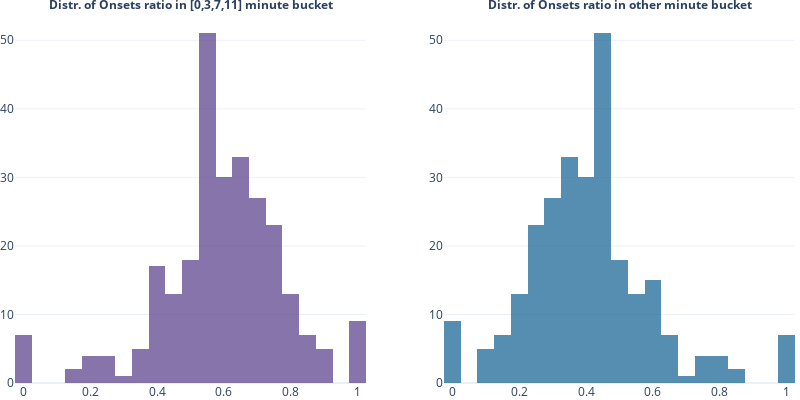

The cell this chart's notebook holds for it:
### Code cell
df_series_agg['ratio_0_3_7_11'] = df_series_agg['in_0_3_7_11_slot'] / (df_series_agg['in_0_3_7_11_slot'] + df_series_agg['in_other_slot'])
df_series_agg['ratio_other'] = 1 - df_series_agg['ratio_0_3_7_11']

fig = make_subplots(rows=1, cols=2, subplot_titles=('<b>Distr. of Onsets ratio in [0,3,7,11] minute bucket</b>',
                                                    '<b>Distr. of Onsets ratio in other minute bucket</b>',
                                                   ))

fig.add_trace(go.Histogram(x=df_series_agg['ratio_0_3_7_11'].dropna(), nbinsx=24), row=1, col=1)
fig.add_trace(go.Histogram(x=df_series_agg['ratio_other'].dropna(), nbinsx=24), row=1, col=2)
                                
# Update visual layout
fig.update_layout(
    showlegend=False,
    width=800,
    height=400,
    autosize=False,
    margin=dict(t=15, b=0, l=5, r=5),
    template="plotly_white",
    colorway=px.colors.qualitative.Prism ,
)

# update font size at the axes
fig.update_coloraxes(colorbar_tickfont_size=10)

# Update font in the titles: Apparently subplot titles are annotations 
fig.update_annotations(font_size=12)
# Reduce opacity
fig.update_traces(opacity=0.75)

fig.show()

### Figure 1 — Plotly figure (JSON) as saved in the notebook; plotly's stock layout.template omitted (floating-point values rounded to 4 significant figures; data arrays with more than 128 entries replaced by an {"elided": "..."} marker saying what was removed)
{"data": [{"nbinsx": 24, "opacity": 0.75, "type": "histogram", "x": {"elided": "269 float values"}, "xaxis": "x", "yaxis": "y"}, {"nbinsx": 24, "opacity": 0.75, "type": "histogram", "x": {"elided": "269 float values"}, "xaxis": "x2", "yaxis": "y2"}], "layout": {"annotations": [{"font": {"size": 12}, "showarrow": false, "text": "<b>Distr. of Onsets ratio in [0,3,7,11] minute bucket</b>", "x": 0.225, "xanchor": "center", "xref": "paper", "y": 1, "yanchor": "bottom", "yref": "paper"}, {"font": {"size": 12}, "showarrow": false, "text": "<b>Distr. of Onsets ratio in other minute bucket</b>", "x": 0.775, "xanchor": "center", "xref": "paper", "y": 1, "yanchor": "bottom", "yref": "paper"}], "autosize": false, "coloraxis": {"colorbar": {"tickfont": {"size": 10}}}, "colorway": ["rgb(95, 70, 144)", "rgb(29, 105, 150)", "rgb(56, 166, 165)", "rgb(15, 133, 84)", "rgb(115, 175, 72)", "rgb(237, 173, 8)", "rgb(225, 124, 5)", "rgb(204, 80, 62)", "rgb(148, 52, 110)", "rgb(111, 64, 112)", "rgb(102, 102, 102)"], "height": 400, "margin": {"b": 0, "l": 5, "r": 5, "t": 15}, "showlegend": false, "width": 800, "xaxis": {"anchor": "y", "domain": [0, 0.45]}, "xaxis2": {"anchor": "y2", "domain": [0.55, 1]}, "yaxis": {"anchor": "x", "domain": [0, 1]}, "yaxis2": {"anchor": "x2", "domain": [0, 1]}}}
